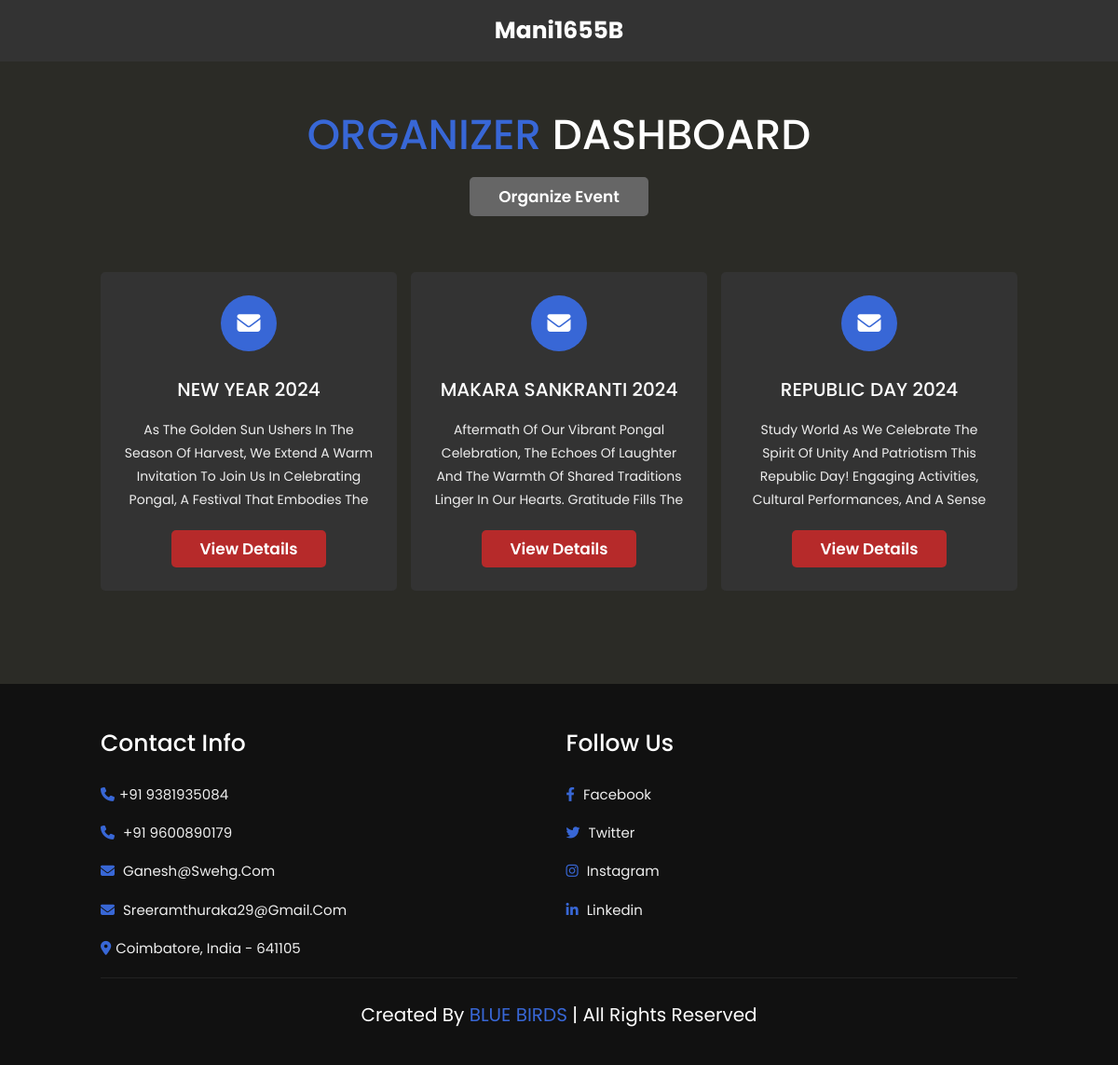
/organizer_events/ (signed in), run on the app's committed database.
### authentication/models.py (models this page shows, shortened)
class Event(models.Model):
    name = models.CharField(max_length=200)
    description = models.TextField()
    start_time = models.DateTimeField()
    end_time = models.DateTimeField()
    venue = models.CharField(max_length=200)
    organizer = models.ForeignKey(Profile, on_delete=models.CASCADE, related_name='organized_events')
    created_at = models.DateTimeField(auto_now_add=True)
    updated_at = models.DateTimeField(auto_now=True)
    approved = models.BooleanField(default=False)

### authentication/views.py (the view)
# urls.py: path('organizer_events/',organizerevents,name='organizerevents'),
def organizerevents(request):
	user = request.user
	events = Event.objects.filter(organizer=Profile.objects.get(user=user))
	return render(request,'authentication/org.html',{'events':events})

### authentication/templates/authentication/org.html (shortened to what this page needs)
{% load static %}
<!DOCTYPE html>
<html lang="en">
  <head>
    <link
      rel="stylesheet"
      href="https://cdn.jsdelivr.net/npm/swiper@9/swiper-bundle.min.css" />
    <link rel="stylesheet" href="https://maxcdn.bootstrapcdn.com/bootstrap/3.4.1/css/bootstrap.min.css">
    <link
      rel="stylesheet"
      href="https://cdnjs.cloudflare.com/ajax/libs/font-awesome/6.2.1/css/all.min.css" />
    <link rel="stylesheet" href={% static "org.css" %} />
    <link rel="stylesheet" href={% static "styles.css" %} />
    <link rel="stylesheet" href={% static "index.css" %} />
  </head>
  <body>
    <header class="nav">
      <a href="#" class="logo"><a href="#" class="logo"> {% if user.get_username %}
        {{ user.get_username }}
        {% else %}
        <span>BLUE</span>BIRDS
        {% endif %}
       </a>
    </header>
    <section class="home" id="home">
      <div class="content">
        <h3>
          <span> Organizer </span> Dashboard
        </h3>
        <a href={% url "event_register" %} class="btn">Organize Event</a>
      </div>
    </section>
    <section class="service" id="service">
      <div class="box-container">
        {% for event in events %}
        <div class="box">
          <i class="fas fa-envelope"></i>
          <a href={% url "detailed_event" event.id %}>
          <h3>{{event.name}}</h3>
          <p style="height:100px; overflow:hidden;text-overflow:ellipsis">
            {{event.description}}
          </p>
          <a href={% url "org_manage_event" event.id%} class="btn-vol">View Details</a>
        </div>
        {% endfor %}
      </div>
    </section>
   <br/> <br />
  <br/> <br />
    <section class="footer">
      <div class="box-container">
        <div class="box">
          <h3>contact info</h3>
          <a href="#"> <i class="fas fa-phone"></i>+91 9381935084</a>
          <a href="#"> <i class="fas fa-phone"></i> +91 9600890179</a>
            <a href="ganesh@swehg.com">
            <i class="fas fa-envelope"></i> ganesh@swehg.com
            </a>
            <a href="mailto:sreeramthuraka29@gmail.com"> <i class="fas fa-envelope"></i> sreeramthuraka29@gmail.com</a>
          <a href="#">
            <i class="fas fa-map-marker-alt"></i>Coimbatore, India - 641105
          </a>
        </div>
        <div class="box" id="con">
          <h3>follow us</h3>
          <a href="https://www.facebook.com/studyworldeng"> <i class="fab fa-facebook-f"></i> facebook </a>
          <a href="https://x.com/i/flow/login?redirect_after_login=%2Fstudyworldgi"> <i class="fab fa-twitter"></i> twitter </a>
          <a href="https://www.instagram.com/studyworldgi/"> <i class="fab fa-instagram"></i> instagram </a>
          <a href="https://www.linkedin.com/school/study-world-college-of-engineering/"> <i class="fab fa-linkedin-in"></i> linkedin </a>
        </div>
      </div>
      <div class="credit">
        created by <span>BLUE BIRDS</span> | all rights reserved
      </div>
    </section>
  </body>
</html>

### authentication/static/org.css (style rules this page uses)
:root { --theme-color: #3867d6; }
* { font-family: "Poppins", sans-serif; margin: 0; padding: 0; box-sizing: border-box; outline: none; border: none; text-decoration: none; transition: 0.2s linear; }
html { font-size: 62.5%; overflow-x: hidden; scroll-padding-top: 7rem; scroll-behavior: smooth; }
body { background: #2b2b26; }
section { padding: 2rem 9%; }
.home .content { text-align: center; padding-top: 6rem; margin: 2rem auto; max-width: 70rem; }
.home .content h3 { color: #fff; font-size: 4.5rem; text-transform: uppercase; }
.home .content h3 span { color: var(--theme-color); text-transform: uppercase; }
.btn { margin-top: 1rem; display: inline-block; padding: 0.8rem 3rem; font-size: 1.7rem; border-radius: 0.5rem; background: #666; color: #fff; cursor: pointer; font-weight: 600; }
.btn-vol { margin-top: 1rem; display: inline-block; padding: 0.8rem 3rem; font-size: 1.7rem; border-radius: 0.5rem; background: #b62a2a; color: #fff; cursor: pointer; font-weight: 600; }
.footer { background: #111; }
.footer .box-container { display: grid; grid-template-columns: repeat(auto-fit, minmax(25rem, 1fr)); gap: 1.5rem; }
.footer .box-container .box h3 { font-size: 2.5rem; padding: 1rem 0; color: #fff; }
.footer .box-container .box a { display: block; font-size: 1.5rem; padding: 1rem 0; color: #eee; }
.footer .box-container .box a i { padding-right: 0.5rem; color: var(--theme-color); }
.footer .credit { text-align: center; border-top: 0.1rem solid #222; color: #fff; padding: 2rem; padding-top: 2.5rem; margin-top: 1rem; font-size: 2rem; }
.footer .credit span { color: var(--theme-color); }

### authentication/static/styles.css (style rules this page uses)
:root { --theme-color: #3867d6; }
* { font-family: "Poppins", sans-serif; margin: 0; padding: 0; box-sizing: border-box; outline: none; border: none; text-decoration: none; transition: 0.2s linear; }
html { font-size: 62.5%; overflow-x: hidden; scroll-padding-top: 7rem; scroll-behavior: smooth; }
body { background: #2b2b26; }
section { padding: 2rem 9%; }
.nav { position: fixed; top: 0; left: 0; right: 0; z-index: 10000; background: #333; display: flex; align-items: center; justify-content: space-between; padding: 1.5rem 9%; }
.nav .logo { font-weight: bolder; color: #fff; font-size: 2.5rem; }
.home .content { text-align: center; padding-top: 6rem; margin: 2rem auto; max-width: 70rem; }
.home .content h3 { color: #fff; font-size: 4.5rem; text-transform: uppercase; }
.home .content h3 span { color: var(--theme-color); text-transform: uppercase; }
.btn { margin-top: 1rem; display: inline-block; padding: 0.8rem 3rem; font-size: 1.7rem; border-radius: 0.5rem; background: #666; color: #fff; cursor: pointer; font-weight: 600; }
.btn-vol { margin-top: 1rem; display: inline-block; padding: 0.8rem 3rem; font-size: 1.7rem; border-radius: 0.5rem; background: #d84d4d; color: #fff; cursor: pointer; font-weight: 600; }
.service .box-container { display: grid; grid-template-columns: repeat(auto-fit, minmax(27rem, 1fr)); gap: 1.5rem; }
.service .box-container .box { border-radius: 0.5rem; background: #333; text-align: center; padding: 2.5rem; }
.service .box-container .box i { height: 6rem; width: 6rem; line-height: 6rem; border-radius: 50%; font-size: 2.5rem; background: var(--theme-color); color: #fff; }
.service .box-container .box h3 { font-size: 2rem; color: #fff; padding: 1rem 0; }
.service .box-container .box p { font-size: 1.4rem; color: #eee; line-height: 1.8; }
.footer { background: #111; }
.footer .box-container { display: grid; grid-template-columns: repeat(auto-fit, minmax(25rem, 1fr)); gap: 1.5rem; }
.footer .box-container .box h3 { font-size: 2.5rem; padding: 1rem 0; color: #fff; }
.footer .box-container .box a { display: block; font-size: 1.5rem; padding: 1rem 0; color: #eee; }
.footer .box-container .box a i { padding-right: 0.5rem; color: var(--theme-color); }
.footer .credit { text-align: center; border-top: 0.1rem solid #222; color: #fff; padding: 2rem; padding-top: 2.5rem; margin-top: 1rem; font-size: 2rem; }
.footer .credit span { color: var(--theme-color); }

### data on the page
Event: name "NEW YEAR 2024", description "As The Golden Sun Ushers In The Season Of Harvest, We Extend A Warm Invitation To Join Us In Celebrating Pongal, A Festival That Embodies The…"
Event: name "MAKARA SANKRANTI 2024", description "Aftermath Of Our Vibrant Pongal Celebration, The Echoes Of Laughter And The Warmth Of Shared Traditions Linger In Our Hearts. Gratitude Fills The…"
Event: name "REPUBLIC DAY 2024", description "Study World As We Celebrate The Spirit Of Unity And Patriotism This Republic Day! Engaging Activities, Cultural Performances, And A Sense…"

### other printed values
{{ user.get_username }} "Mani1655B"
